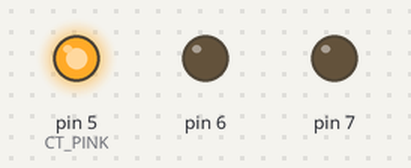
A sketch run on a simulated Arduino Uno, built with avr-gcc and run on an emulated ATmega328P. Parts: output pins drawn as LEDs (lit = HIGH).

Above: at 0.5 s.
At 1.5 s:
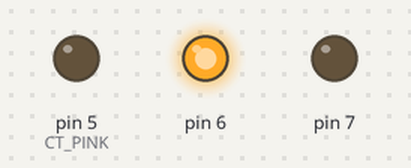
At 2.5 s:
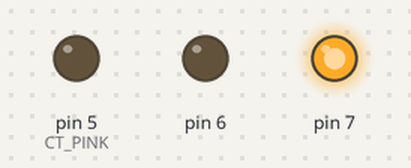
At 3.5 s:
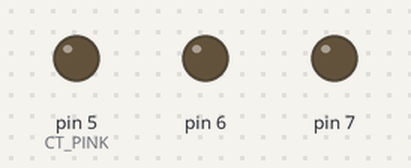
At 4.5 s:
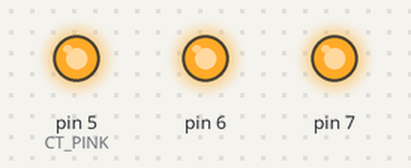
Timing chart, 0 to 6.5 s (numbered marks = the images above):
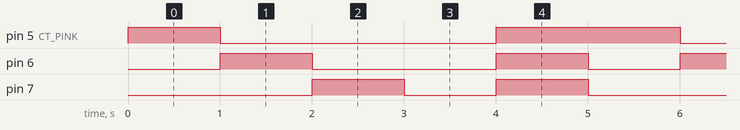

Measured:
- by itself, pin 5 (CT_PINK): repeats every 5.0 s: LOW 3.0 s, HIGH 2.0 s
- by itself, pin 6: repeats every 5.0 s: LOW 2.0 s, HIGH 1.0 s, LOW 1.0 s, HIGH 1.0 s
- by itself, pin 7: repeats every 5.0 s: LOW 1.0 s, HIGH 1.0 s, LOW 2.0 s, HIGH 1.0 s

The sketch:

RgbLed.ino
```cpp
#include "RgbLed.h"

RgbLed rgbLed;

void setup() {
  // put your setup code here, to run once:
  rgbLed.setup();
}

void loop() {
  // put your main code here, to run repeatedly:
  rgbLed.turnRgb(CT_RED);  // red
  delay(1000);
  rgbLed.turnRgb(CT_GREEN);  // green
  delay(1000);
  rgbLed.turnRgb(CT_BLUE);  // blue
  delay(1000);
  rgbLed.turnRgb(CT_BLACK);  // black
  delay(1000);
  rgbLed.turnRgb(CT_WHITE);  // white
  delay(1000);
}
```

RgbLed.h
```cpp
#pragma once

#define DEF_PORT_R	(5)
#define DEF_PORT_G	(6)
#define DEF_PORT_B	(7)
#define RED_BIT		(1)	// 001
#define GREEN_BIT	(2)	// 010
#define BLUE_BIT	(4)	// 100

// CT_YELLOW == 3 = 1+2+0
// CT_PINK == 5 = 1+0+4
// CT_CYAN == 6 = 0+2+4
// CT_WHITE == 7 = 1+2+4
enum ColorType
{
	CT_BLACK = 0, CT_RED, CT_GREEN, CT_YELLOW, CT_BLUE, CT_PINK, CT_CYAN, CT_WHITE
};

class RgbLed
{
public:
	RgbLed(void) { setPort(DEF_PORT_R, DEF_PORT_G, DEF_PORT_B); } // 생성자
	~RgbLed() {}	// 소멸자, 파괴자

	void setPort(int nPortR, int nPortG, int nPortB)
	{
		m_nPortR = nPortR, m_nPortG = nPortG, m_nPortB = nPortB;
	}
	void setup(void) { initLed(); }
	void turnRed(bool bOn)
	{
		if (bOn) digitalWrite(m_nPortR, HIGH);
		else digitalWrite(m_nPortR, LOW);
	}
	void turnGreen(bool bOn)
	{
		if (bOn) digitalWrite(m_nPortG, HIGH);
		else digitalWrite(m_nPortG, LOW);
	}
	void turnBlue(bool bOn)
	{
		if (bOn) digitalWrite(m_nPortB, HIGH);
		else digitalWrite(m_nPortB, LOW);
	}
	void turnRgb(int nColor) // nColor: 0~7
	{
		int nR = nColor & RED_BIT; // &: 2진수용 비트 단위 AND 연산자
		int nG = nColor & GREEN_BIT;
		int nB = nColor & BLUE_BIT;
		turnRed((nR) ? true : false);
		turnGreen((nG) ? true : false);
		turnBlue((nB) ? true : false);
	}

private:
	int m_nPortR, m_nPortG, m_nPortB; // RGB 포트

	void initLed(void)
	{
		pinMode(m_nPortR, OUTPUT);
		pinMode(m_nPortG, OUTPUT);
		pinMode(m_nPortB, OUTPUT);
	}
};
```
